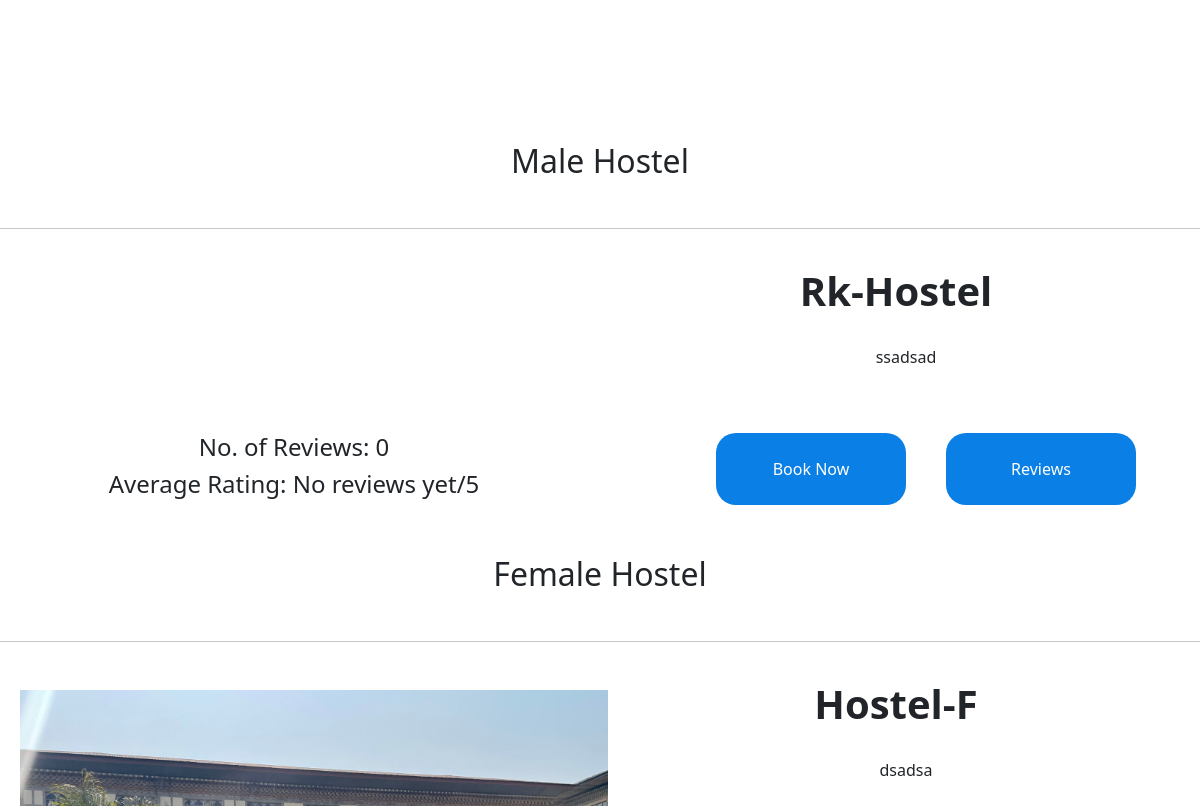
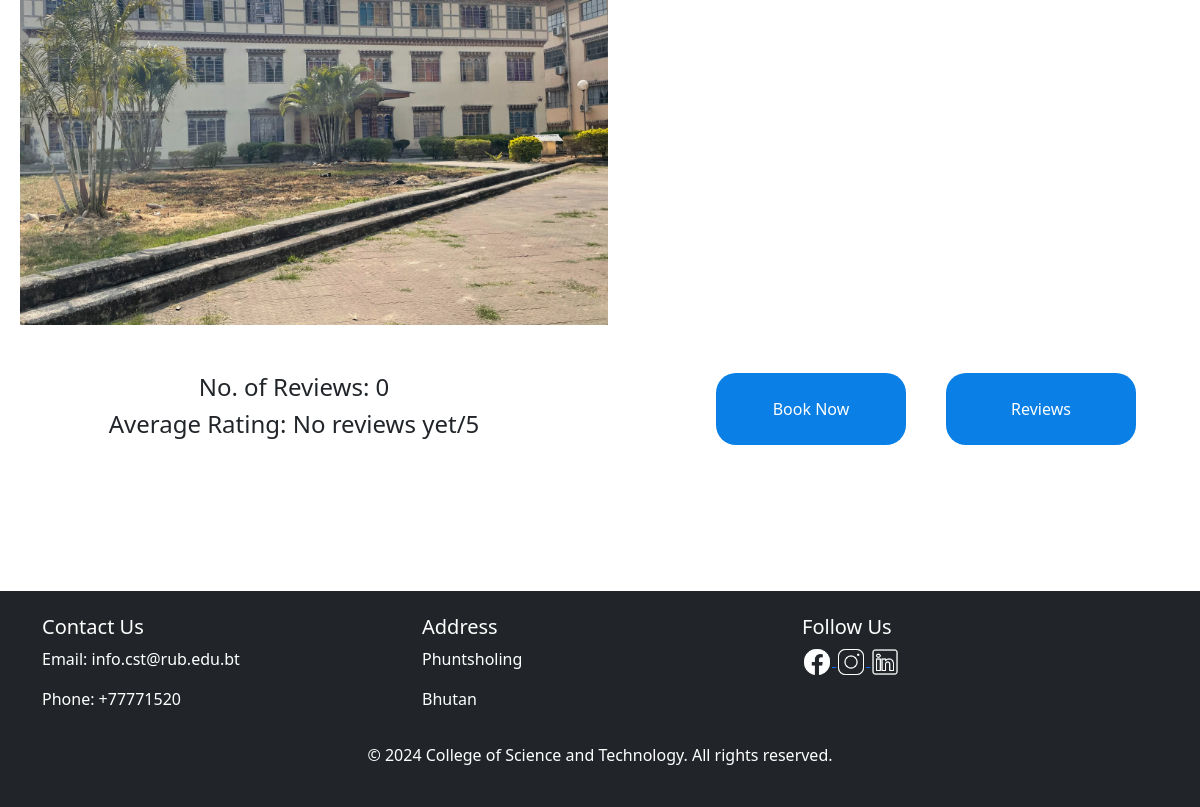
Before: / (signed in, lower part) with the older database file (2 pictures, top to bottom).
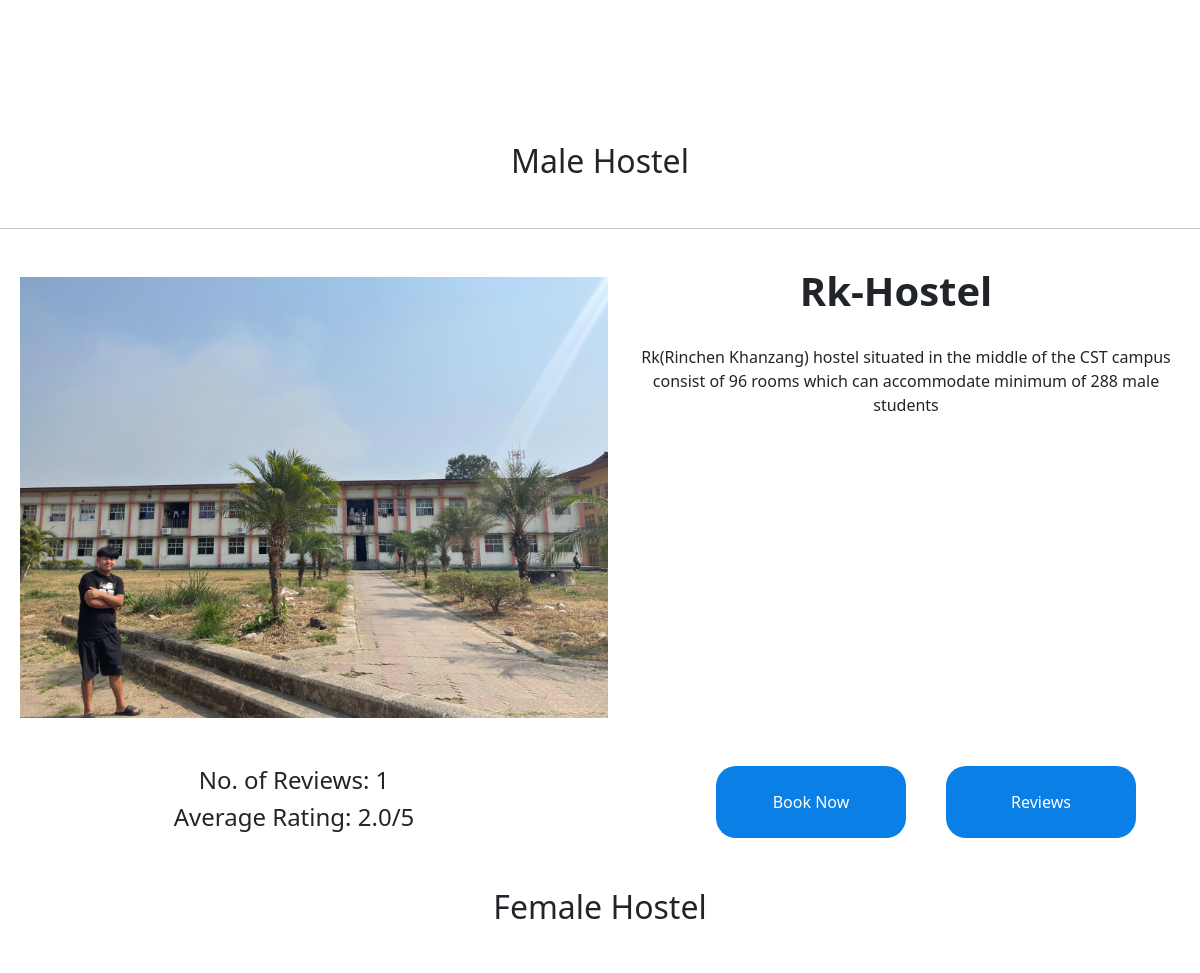
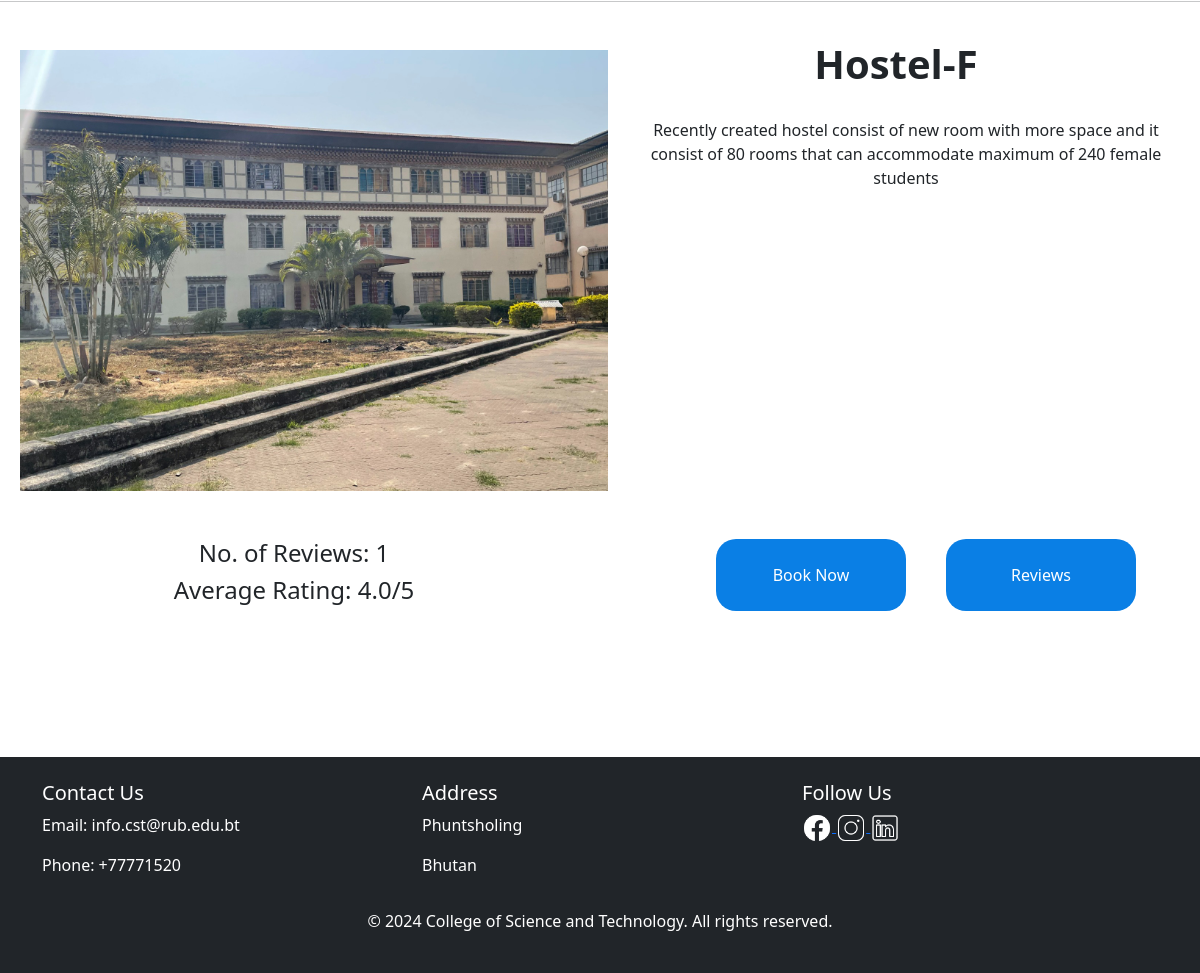
After: the same page with the newer database file (2 pictures, top to bottom).
### APP/models.py (models this page shows, shortened)
class Hostel(models.Model):
    gender = (
        ('M','Male'),
        ('F','Female'),
    )
    name = models.CharField(max_length=200)
    gender = models.CharField(max_length=200,null= True,choices=gender)
    description = models.TextField(max_length=200)
    image = models.ImageField(upload_to='hostels/')

### APP/views.py (the view)
# urls.py: path('',views.hostel, name='home'),
@login_required(login_url='login')
def hostel(request):
    male_hostels = Hostel.objects.filter(gender='M').annotate(average_rating=Avg('reviews__reviews'), review_count=Count('reviews'))
    female_hostels = Hostel.objects.filter(gender='F').annotate(average_rating=Avg('reviews__reviews'), review_count=Count('reviews'))
    context = {
        "male_hostels": male_hostels,
        "female_hostels": female_hostels,
    }
    return render(request,'index.html',context)

### APP/templates/index.html (shortened to what this page needs)
{% extends "main.html" %}
{% block content %}
<div class="background_hostel">
    <br>
    <br>
    <br>
    <br>
    <h2 class="text-center my-5">Male Hostel</h2>
    <hr>
    {% for male_host in male_hostels %}
    <div class="row my-5 ">
        <div class="col-md-6">
            <img src="{{male_host.image.url}}" alt="" class="img-fluid" style="
                margin-left:20px;
                ">
        </div>
        <div class="col-md-6">
            <h1 class="Sub_heading">{{male_host.name}}</h1>
            <p class="sub_text text-center">
                {{male_host.description}}
            </p>
        </div>
    </div>
    <div class="row">
        <div class="col-md-6 d-flex justify-content-center align-items-center flex-column">
            <h4>No. of Reviews: {{ male_host.review_count }}</h4>
            <h4>Average Rating: {{ male_host.average_rating|default:"No reviews yet" }}/5</h4>
        </div>
        <div class="col-md-6 d-flex justify-content-center">
            <a href="{%url 'selected_floor' male_host.id %}"> <button class="Button_hostel">Book Now</button></a>
            <a href="{%url 'reviews' male_host.id %}"> <button class="Button_hostel">Reviews</button></a>
        </div>
    </div>
    {% endfor %}
    <h2 class="text-center my-5">Female Hostel</h2>
    <hr>
    {% for female_host in female_hostels %}
    <div class="row  my-5">
        <div class="col-md-6">
            <img src="{{female_host.image.url}}" alt="" class="img-fluid" style="
                margin-left:20px;
                ">
        </div>
        <div class="col-md-6">
            <h1 class="Sub_heading">{{female_host.name}}</h1>
            <p class="sub_text text-center">
                {{female_host.description}}
            </p>
        </div>
    </div>
    <div class="row">
        <div class="col-md-6 d-flex justify-content-center align-items-center flex-column">
            <h4>No. of Reviews: {{ female_host.review_count }}</h4>
            <h4>Average Rating: {{ female_host.average_rating|default:"No reviews yet" }}/5</h4>
        </div>
        <div class="col-md-6 d-flex justify-content-center">
            <a href="{%url 'selected_floor' female_host.id %}"> <button class="Button_hostel">Book Now</button></a>
            <a href="{%url 'reviews' female_host.id %}"> <button class="Button_hostel">Reviews</button></a>
        </div>
    </div>
    {%endfor%}
</div>
{% endblock %}

Changed rows visible on the page:
changed Hostel "Rk-Hostel": image: picture added; description "ssadsad" → "Rk(Rinchen Khanzang) hostel situated in the middle of the CST campus consist of 96 rooms which can accommodate minimum of 288 male students"; review_count "0" → "1"; average_rating "No reviews yet" → "2.0"
changed Hostel "Hostel-F": description "dsadsa" → "Recently created hostel consist of new room with more space and it consist of 80 rooms that can accommodate maximum of 240 female students"; review_count "0" → "1"; average_rating "No reviews yet" → "4.0"
